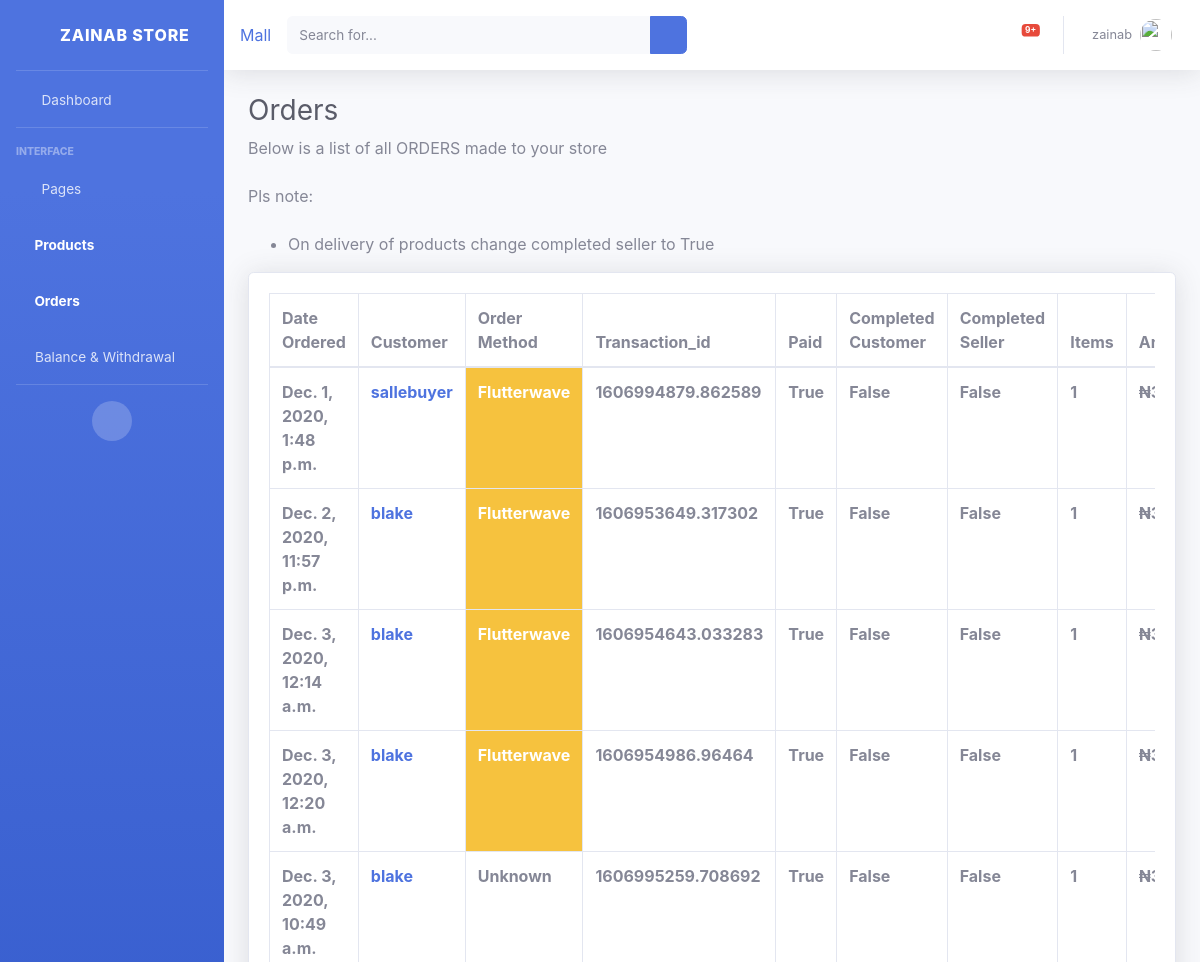
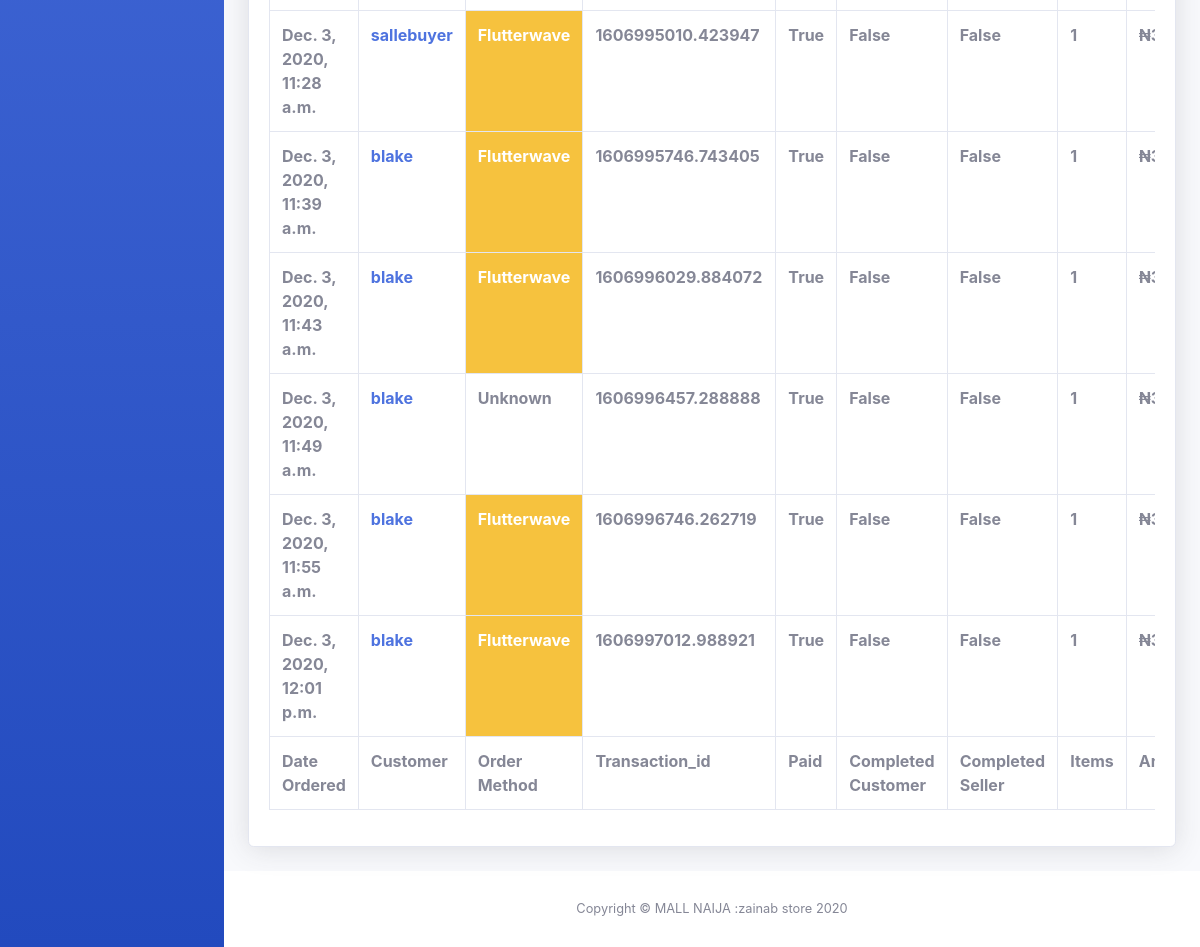
Page /order_list/ (signed in) on the committed database (2 pictures, top to bottom).
### store/models.py (models this page shows, shortened)
class Seller(models.Model):
    user = models.OneToOneField(User, on_delete=models.CASCADE, null=True)
    store_name = models.CharField(max_length=25, null=True, )
    store_phone = models.CharField(max_length=11, default=0)
    store_whatsapp = models.CharField(max_length=11, default=0)
    store_type = models.ManyToManyField(StoreType, default='Uknown')
    description_store =models.TextField(max_length=300, null=True, blank=True)
    about_owner = models.TextField(max_length=300, null=True, blank=True)
    store_pic = fields.ImageField(null=True, blank=True)
    date_created = models.DateTimeField(auto_now_add=True, null=True)
    owner_pic=fields.ImageField(null=True, blank=True)
    shipping_method=models.ManyToManyField(ShipMethod,default='Unknown')
    @property
    def imageURL(self):
        try:
            url = self.owner_pic.url
        except:
            url = ''
        return url

class Order(models.Model):
    customer = models.ForeignKey(Customer, on_delete=models.SET_NULL, blank=True, null=True,)
    date_orderd = models.DateTimeField(auto_now_add=True)
    complete = models.BooleanField(default=False, null=True, blank=False)
    transaction_id = models.CharField(max_length=200, null=True)
    seller = models.ForeignKey(Seller, on_delete=models.SET_NULL, blank=True, null=True)
    complete_seller = models.BooleanField(default=False, null=True, blank=False)
    complete_customer = models.BooleanField(default=False, null=True, blank=False)
    method=models.CharField(default='Unknown', max_length=30, blank=False)
    shipping_method = models.CharField(blank=False, default='Unknown', max_length=30)
    confirm_payment = models.BooleanField(default=False, null=True)
    @property
    def get_order_total(self):
        orderitemsstuff = self.orderitemsstuff_set.all()
        total = sum([orderitemsstuff.total for orderitemsstuff in orderitemsstuff])
        return total
    @property
    def get_cart_items(self):
        orderitems = self.orderitem_set.all()
        total = sum([item.quantity for item in orderitems])
        return total

class Customer(models.Model):
    user = models.OneToOneField(User, on_delete=models.CASCADE, null=True)
    name = models.CharField(max_length=200, null=True)
    phone_number = models.CharField(max_length=11, null=True, blank=True)
    whatsapp_number=models.CharField(blank=True, max_length=11, null=True)
    profile_pic = fields.ImageField(null=True, blank=True)
    date_created = models.DateTimeField(auto_now_add=True, null=True)
    def __str__(self):
        return self.user.__str__()

class OrderItem(models.Model):
    product = models.ForeignKey(Product, on_delete=models.SET_NULL, blank=True, null=True, )
    order = models.ForeignKey(Order, on_delete=models.CASCADE, blank=True, null=True, )
    quantity = models.IntegerField(default=0, null=True, blank=True)
    date_added = models.DateTimeField(auto_now_add=True)

### store/decorators.py (the view)
        def wrapper_func(request, *args, **kwargs):
            group = None
            if request.user.groups.exists():
                group=request.user.groups.all()[0].name
            if group in allowed_roles:
                return view_func(request, *args, **kwargs)
            else:
                return HttpResponse('You are not authourized to view this page')

### store/templates/store/accounts/orders.html (shortened to what this page needs)
<!DOCTYPE html>
{% load static %}
<html lang="en">
<head>
  <link href="{% static 'accounts/vendor/fontawesome-free/css/all.min.css' %}" rel="stylesheet" type="text/css">
  <link href="{% static 'accounts/css/sb-admin-2.min.css' %}" rel="stylesheet">
  <link href="{% static 'accounts/vendor/datatables/dataTables.bootstrap4.min.css'%}" rel="stylesheet">
</head>
<body id="page-top">
  <div id="wrapper">
    <ul class="navbar-nav bg-gradient-primary sidebar sidebar-dark accordion" id="accordionSidebar">
      <a class="sidebar-brand d-flex align-items-center justify-content-center" href="{% url 'dashboard' %}">
        <div class="sidebar-brand-icon rotate-n-15">
          <i class="fas fa-laugh-beam"></i>
        </div>
        <div class="sidebar-brand-text mx-3">{{request.user.seller.store_name}}</sup></div>
      </a>
      <hr class="sidebar-divider my-0">
      <li class="nav-item">
        <a class="nav-link" href="{% url 'dashboard' %}">
          <i class="fas fa-fw fa-tachometer-alt"></i>
          <span>Dashboard</span></a>
      </li>
      <hr class="sidebar-divider">
      <div class="sidebar-heading">
        Interface
      </div>
      <li class="nav-item">
        <a class="nav-link collapsed" href="#" data-toggle="collapse" data-target="#collapsePages" aria-expanded="true" aria-controls="collapsePages">
          <i class="fas fa-fw fa-folder"></i>
          <span>Pages</span>
        </a>
      </li>
      <li class="nav-item active">
        <a class="nav-link" href="{% url 'table' %}">
          <i class="fa fa-warehouse"></i>
          <span>Products</span></a>
      </li>
        <li class="nav-item active">
        <a class="nav-link" href="{% url 'order_list' %}">
          <i class="fas fa-shopping-cart"></i>
          <span>Orders</span></a>
      </li>
       <li class="nav-item">
        <a class="nav-link" href="{% url 'sellertransc' %}">
          <i class="fas fa-money-check"></i>
          <span>Balance & Withdrawal</span></a>
      </li>
      <hr class="sidebar-divider d-none d-md-block">
      <div class="text-center d-none d-md-inline">
        <button class="rounded-circle border-0" id="sidebarToggle"></button>
      </div>
    </ul>
    <div id="content-wrapper" class="d-flex flex-column">
      <div id="content">
        <nav class="navbar navbar-expand navbar-light bg-white topbar mb-4 static-top shadow">
<a href="{% url 'store' %}">Mall</a>
          <form class="d-none d-sm-inline-block form-inline mr-auto ml-md-3 my-2 my-md-0 mw-100 navbar-search">
            <div class="input-group">
              <input type="text" class="form-control bg-light border-0 small" placeholder="Search for..." aria-label="Search" aria-describedby="basic-addon2">
              <div class="input-group-append">
                <button class="btn btn-primary" type="button">
                  <i class="fas fa-search fa-sm"></i>
                </button>
              </div>
            </div>
          </form>
          <ul class="navbar-nav ml-auto">
                    <li class="nav-item dropdown no-arrow mx-1">
                        <a class="nav-link dropdown-toggle" href="#" id="alertsDropdown" role="button"
                           data-toggle="dropdown" aria-haspopup="true" aria-expanded="false">
                            <i class="fas fa-bell fa-fw"></i>
                            {% if alert_count != 0 %}
                            <span class="badge badge-danger badge-counter">{{alert_count}}+</span>
                            {% endif %}
                        </a>
            </li>
            <li class="nav-item dropdown no-arrow">
              <a class="nav-link dropdown-toggle" href="#" id="userDropdown" role="button" data-toggle="dropdown" aria-haspopup="true" aria-expanded="false">
                <span class="mr-2 d-none d-lg-inline text-gray-600 small">{{request.user}}</span>
                <img class="img-profile rounded-circle" src="{{request.user.seller.imageURL}}">
              </a>
            </li>
          </ul>
        </nav>
        <div class="container-fluid">
          <h1 class="h3 mb-2 text-gray-800">Orders</h1>
          <p class="mb-4">Below is a list of all ORDERS made to your store </p>
           <p class="mb-4">Pls note:
          <ul>
          <li>On delivery of products change completed seller to True</li>
        </ul>
          </p>
          <div class="card shadow mb-4">
            <div class="card-body">
              <div class="table-responsive">
                <table class="table table-bordered" id="dataTable" width="100%" cellspacing="0">
                  <thead>
                    <tr>
                        <th>Date Ordered</th>
                      <th>Customer</th>
                      <th>Order Method</th>
                      <th>Transaction_id</th>
                      <th>Paid</th>
                      <th>Completed Customer</th>
                      <th>Completed Seller</th>
                        <th>Items</th>
                      <th>Amount</th>
                    </tr>
                  </thead>
                  <tfoot>
                    <tr>
                      <th>Date Ordered</th>
                       <th>Customer</th>
                        <th>Order Method</th>
                      <th>Transaction_id</th>
                      <th>Paid</th>
                      <th>Completed Customer</th>
                      <th>Completed Seller</th>
                        <th>Items</th>
                      <th>Amount</th>
                    </tr>
                  </tfoot>
                  <tbody>
                   {% for order in orders %}
                    <tr>
                                              <th>{{order.date_orderd}}</th>
                      <th><a href="{% url 'orderitem_list' order.pk %}">{{order.customer}}</a> </th>
                        {% if order.method == 'Whatsapp' %}
                        <th class="btn-success">{{order.method}}</th>
                        {% elif order.method == 'Flutterwave' %}
                        <th class="btn-warning">{{order.method}}</th>
                        {% else %}
                        <th>{{order.method}}</th>
                        {% endif %}
                      <th>{{order.transaction_id}}</th>
                      <th>{{order.complete}}</th>
                      <th>{{order.complete_customer}}</th>
                      <th>{{order.complete_seller}}</th>
                      <th>{{order.get_cart_items}}</th>
                        <th><span>&#8358;</span>{{order.get_order_total}}</th>
                    </tr>
                  {% endfor %}
                  </tbody>
                </table>
              </div>
            </div>
          </div>
        </div>
      </div>
      <footer class="sticky-footer bg-white">
        <div class="container my-auto">
          <div class="copyright text-center my-auto">
            <span>Copyright &copy; MALL NAIJA :{{request.user.seller.store_name}} 2020</span>
          </div>
        </div>
      </footer>
    </div>
  </div>
</body>
</html>

### rows in the picture
Order: date_orderd "Dec. 1, 2020, 1:48 p.m.", customer "sallebuyer", method "Flutterwave", transaction_id "1606994879.862589", complete "True", complete_customer "False", complete_seller "False", get_cart_items "1"
Order: date_orderd "Dec. 2, 2020, 11:57 p.m.", customer "blake", method "Flutterwave", transaction_id "1606953649.317302", complete "True", complete_customer "False", complete_seller "False", get_cart_items "1"
Order: date_orderd "Dec. 3, 2020, 12:14 a.m.", customer "blake", method "Flutterwave", transaction_id "1606954643.033283", complete "True", complete_customer "False", complete_seller "False", get_cart_items "1"
Order: date_orderd "Dec. 3, 2020, 12:20 a.m.", customer "blake", method "Flutterwave", transaction_id "1606954986.96464", complete "True", complete_customer "False", complete_seller "False", get_cart_items "1"
Order: date_orderd "Dec. 3, 2020, 10:49 a.m.", customer "blake", method "Unknown", transaction_id "1606995259.708692", complete "True", complete_customer "False", complete_seller "False", get_cart_items "1"
Order: date_orderd "Dec. 3, 2020, 11:28 a.m.", customer "sallebuyer", method "Flutterwave", transaction_id "1606995010.423947", complete "True", complete_customer "False", complete_seller "False", get_cart_items "1"
Order: date_orderd "Dec. 3, 2020, 11:39 a.m.", customer "blake", method "Flutterwave", transaction_id "1606995746.743405", complete "True", complete_customer "False", complete_seller "False", get_cart_items "1"
Order: date_orderd "Dec. 3, 2020, 11:43 a.m.", customer "blake", method "Flutterwave", transaction_id "1606996029.884072", complete "True", complete_customer "False", complete_seller "False", get_cart_items "1"
Order: date_orderd "Dec. 3, 2020, 11:49 a.m.", customer "blake", method "Unknown", transaction_id "1606996457.288888", complete "True", complete_customer "False", complete_seller "False", get_cart_items "1"
Order: date_orderd "Dec. 3, 2020, 11:55 a.m.", customer "blake", method "Flutterwave", transaction_id "1606996746.262719", complete "True", complete_customer "False", complete_seller "False", get_cart_items "1"
Order: date_orderd "Dec. 3, 2020, 12:01 p.m.", customer "blake", method "Flutterwave", transaction_id "1606997012.988921", complete "True", complete_customer "False", complete_seller "False", get_cart_items "1"

### other values in the picture
{{ request.user.seller.store_name }} "ZAINAB STORE"
{{ alert_count }} "9"
{{ request.user }} "zainab"
{{ request.user.seller.store_name }} "zainab store"
